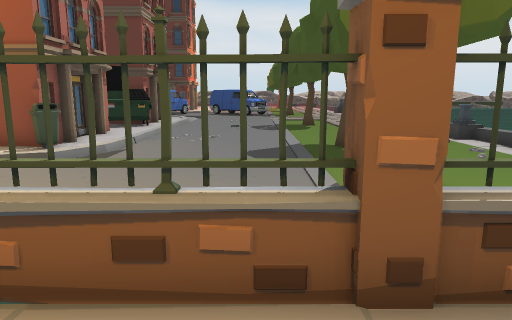
View 1 (above)

24 first-person views from a walk through a Unity game level. The camera is 1.5 m above the floor, tilts 10° down and sees 70° across. The floor is counted in squares, 1 m on a side. Each view is taken from the middle of a square. On the plan, view 1 faces up. The plan holds only what a view shows up to about 16 squares ahead; the rest is blank. The place goes on beyond the plan. The player is left out. Door leaves are left out, so doorways stand open. Some surface patterns are stand-ins.

View 2
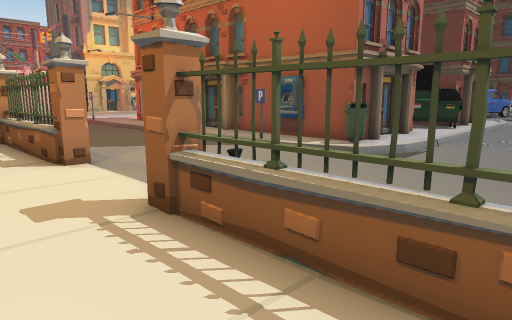

View 3
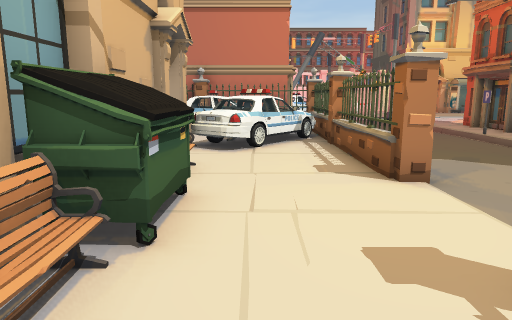

View 4
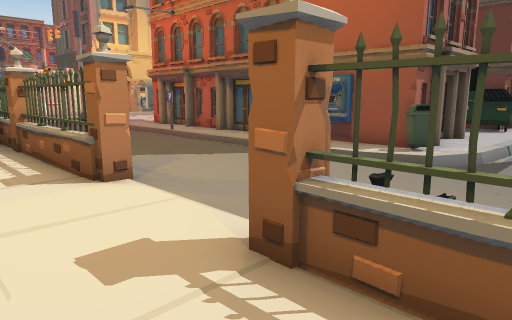

View 5
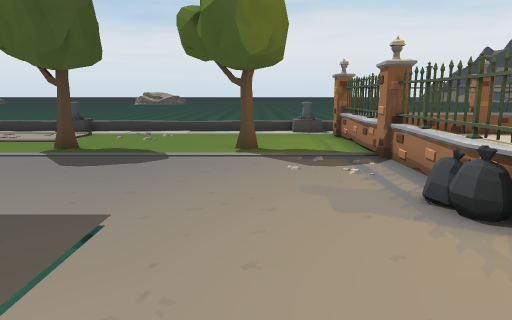

View 6
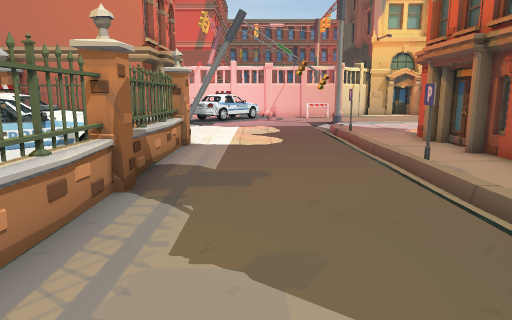

View 7
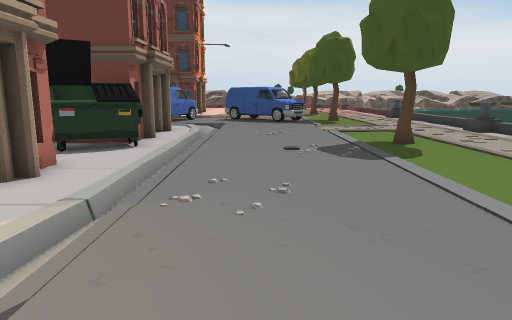

View 8
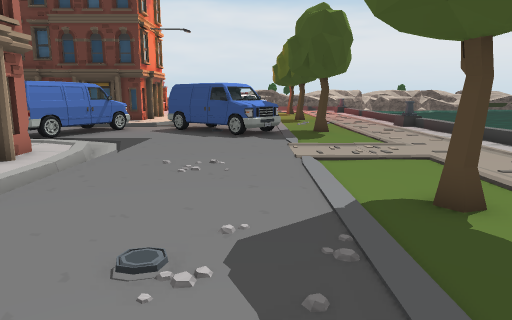

View 9
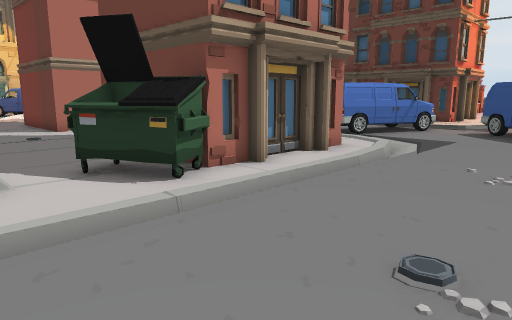

View 10
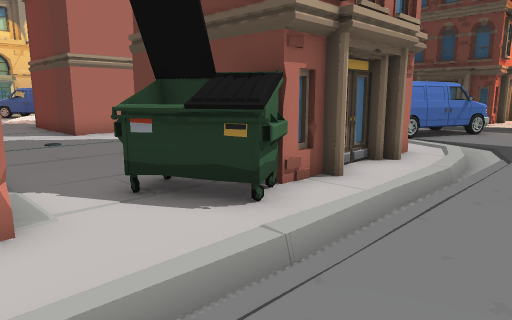

View 11
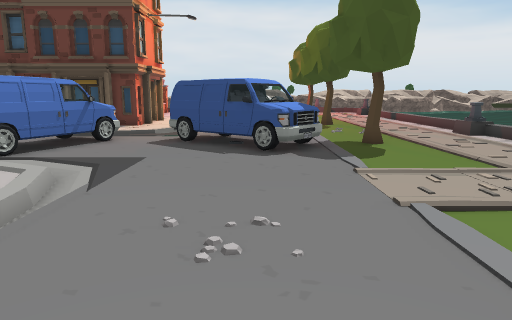

View 12
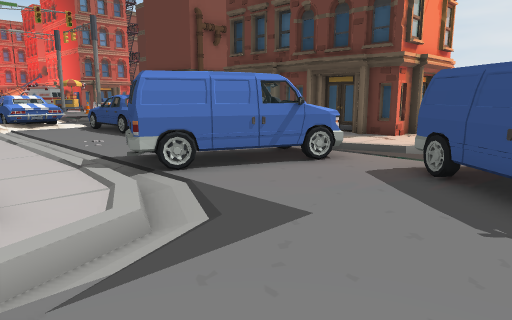

View 13
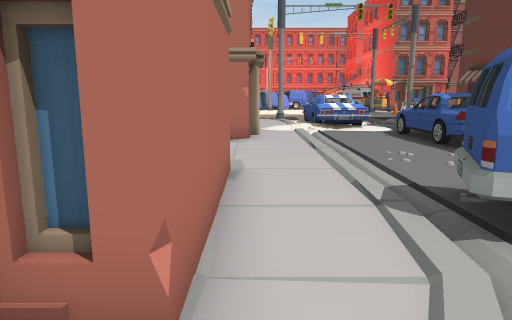

View 14
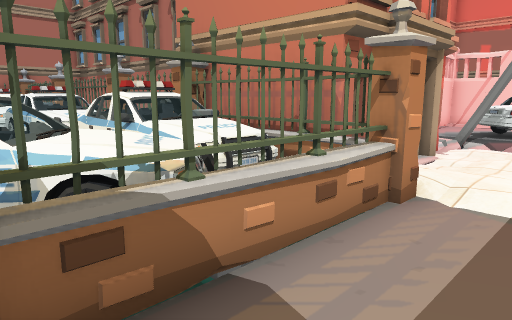

View 15
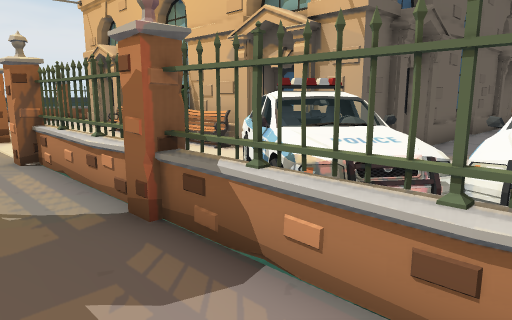

View 16
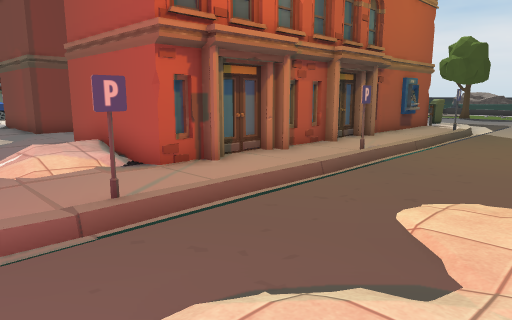

View 17
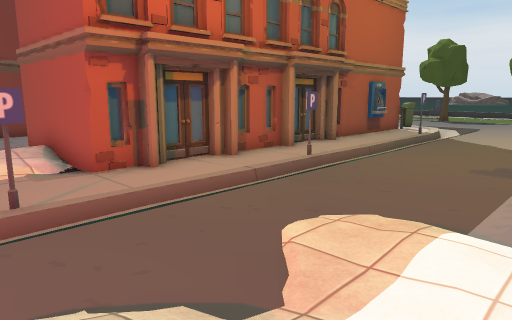

View 18
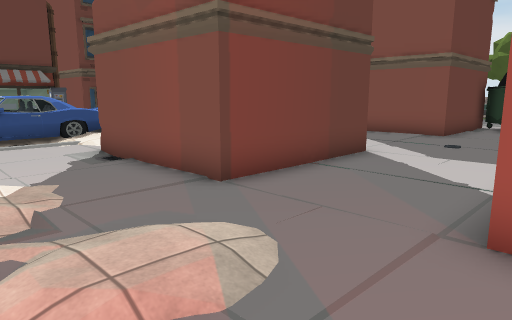

View 19
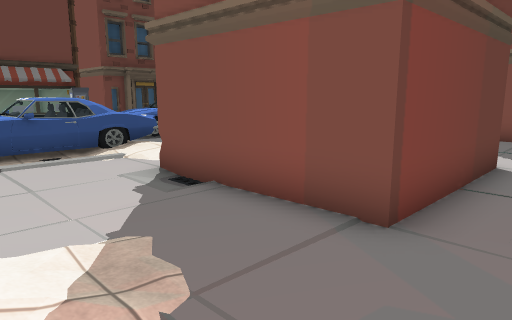

View 20
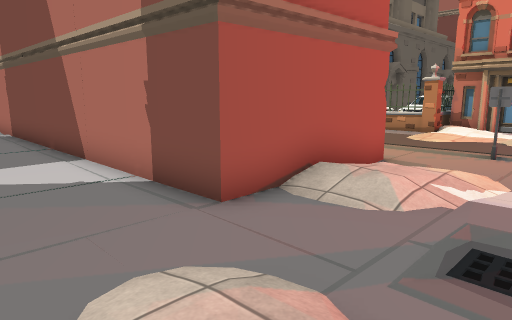

View 21
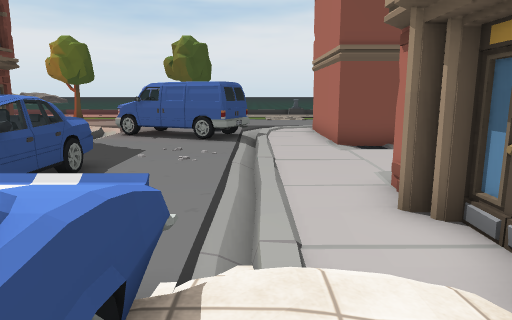

View 22
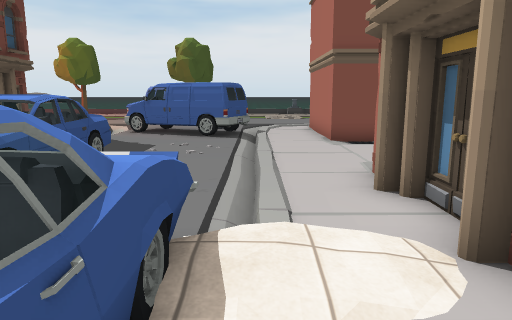

View 23
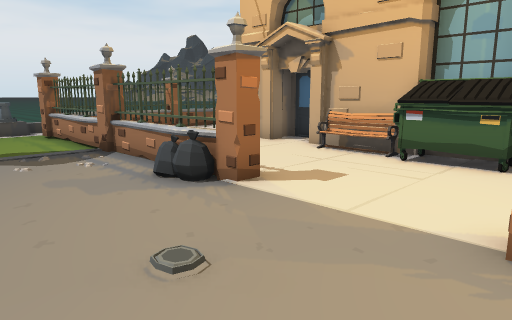

View 24
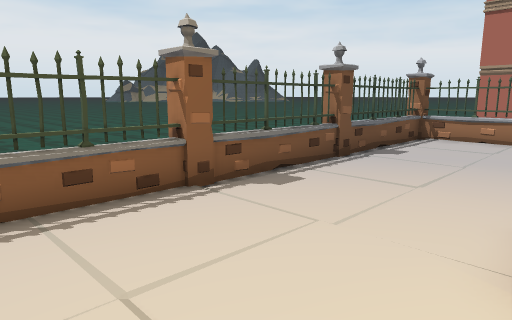

### Floor plan
Key: @ floor where view 1 was taken; # wall or solid block; x gap in a wall; . main floor; : floor 0.25 m higher than the main floor; - floor 0.25 m lower than the main floor; / step, stairs or slope; D open door; = window, fence, low wall or low ledge; ≈ water the walk keeps out of; v drop or lower ground; O other object.
Columns run from 25 left of view 1 to 8 right of it. Each row starts with its distance up from view 1.
 32        OOOO      O O.O O  ......./
 31      .OOOOOO.....OOO..OOOO..O..../
 30   OOOOOO..O.....OOO....OOOO....../
 29   OOOOO.........OOO.....OO.......
 28   OOOOO.........OOO............../
 27   //.:.    ------O//............./
 26     ...    .........-............/
 25     OO. OO .........//...../.....
 24     O O  O ...O    O#/...../.....x
 23  .  O        .O    O /.........../
 22  .. O    O    O    O ............/
 21 :/. O    O O. O    O ............
 20 /.. OOOOOO O. OOOOOO .......O...
 19 ... D      O      OOO...........
 18 .::.             OOOO..........
 17  //.D      O      O  .........
 16     OOOOOOOOOOOOOOO  .........
 15 . ..O              O ...........
 14   //#             OO ........... x
 13  ./:#≈≈≈≈ ≈≈≈≈    OO./.........../
 12  .:/O              O//......O..../
 11  ...OOOOOOOOOOOOO##O./.........../
 10  .              O..O//.........../
  9  .O      O      O/.//............/
  8  /////////////.////............../
  7  /.............................../
  6  /..........................O..../
  5  ................................/
  4 . :..............................=
  3  ...:/OOOOOOOOOOOO...OOOOOOOOOOO.v
  2 //..O:OOOOOO         O    O    O
  1 OOOOOO OOOOO              .    O
  0      O OOOOOO          . @     O
 -1      OOOO OOOO O OOOO          O≈
 -2      OOOO  #O###O#OO#OO###O    O
 -3      OOOO  #O #  =### O ##     OO
 -4      O  O  #                   O
 -5         O  #                   O
 -6        OO  ##                  O
 -7       #OO  #             OO    OO
 -8    O  #OO  #O                  O
 -9    O  #OO  #                   O
-10    O  # O                      O
-11       #OO  ##                  O
-12       O O  #O             O OOOO
-13        O   #              O  O OO
-14        OO  #

Where each view was taken, in squares from view 1:
view 1: 0 up, 0 right, facing up
view 2: 0 up, 0 right, facing up-left
view 3: 0 up, 2 left, facing left
view 4: 0 up, 2 left, facing up-left
view 5: 6 up, 8 left, facing right
view 6: 5 up, 8 left, facing left
view 7: 8 up, 2 left, facing up
view 8: 15 up, 0 right, facing up
view 9: 15 up, 0 right, facing up-left
view 10: 15 up, 2 left, facing up-left
view 11: 19 up, 1 left, facing up
view 12: 24 up, 1 left, facing up-left
view 13: 25 up, 4 left, facing left
view 14: 5 up, 14 left, facing down-left
view 15: 5 up, 18 left, facing down-right
view 16: 4 up, 25 left, facing up-right
view 17: 3 up, 24 left, facing up-right
view 18: 15 up, 25 left, facing up-right
view 19: 18 up, 25 left, facing up-right
view 20: 19 up, 25 left, facing down-right
view 21: 27 up, 22 left, facing right
view 22: 27 up, 23 left, facing right
view 23: 7 up, 9 left, facing down-right
view 24: 1 up, 1 right, facing down-right
